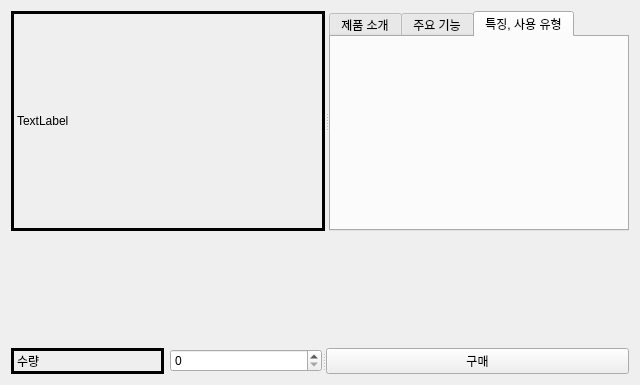
<?xml version="1.0" encoding="UTF-8"?>
<ui version="4.0">
 <class>UserProductWidget</class>
 <widget class="QWidget" name="UserProductWidget">
  <property name="geometry">
   <rect>
    <x>0</x>
    <y>0</y>
    <width>640</width>
    <height>385</height>
   </rect>
  </property>
  <property name="windowTitle">
   <string>Form</string>
  </property>
  <layout class="QGridLayout" name="gridLayout_2">
   <item row="0" column="0">
    <layout class="QGridLayout" name="gridLayout">
     <item row="0" column="0">
      <widget class="QSplitter" name="splitter_2">
       <property name="orientation">
        <enum>Qt::Orientation::Horizontal</enum>
       </property>
       <widget class="QLabel" name="label_2">
        <property name="minimumSize">
         <size>
          <width>220</width>
          <height>220</height>
         </size>
        </property>
        <property name="frameShape">
         <enum>QFrame::Shape::Box</enum>
        </property>
        <property name="lineWidth">
         <number>3</number>
        </property>
        <property name="text">
         <string>TextLabel</string>
        </property>
       </widget>
       <widget class="QTabWidget" name="tabWidget">
        <property name="minimumSize">
         <size>
          <width>300</width>
          <height>220</height>
         </size>
        </property>
        <property name="currentIndex">
         <number>2</number>
        </property>
        <widget class="QWidget" name="tab">
         <attribute name="title">
          <string>제품 소개</string>
         </attribute>
        </widget>
        <widget class="QWidget" name="tab_3">
         <attribute name="title">
          <string>주요 기능</string>
         </attribute>
        </widget>
        <widget class="QWidget" name="tab_2">
         <attribute name="title">
          <string>특징, 사용 유형</string>
         </attribute>
        </widget>
       </widget>
      </widget>
     </item>
     <item row="1" column="0">
      <spacer name="verticalSpacer">
       <property name="orientation">
        <enum>Qt::Orientation::Vertical</enum>
       </property>
       <property name="sizeHint" stdset="0">
        <size>
         <width>20</width>
         <height>18</height>
        </size>
       </property>
      </spacer>
     </item>
     <item row="2" column="0">
      <widget class="QSplitter" name="splitter">
       <property name="orientation">
        <enum>Qt::Orientation::Horizontal</enum>
       </property>
       <widget class="QWidget" name="layoutWidget">
        <layout class="QHBoxLayout" name="horizontalLayout">
         <item>
          <widget class="QLabel" name="label">
           <property name="frameShape">
            <enum>QFrame::Shape::Box</enum>
           </property>
           <property name="lineWidth">
            <number>3</number>
           </property>
           <property name="text">
            <string>수량</string>
           </property>
          </widget>
         </item>
         <item>
          <widget class="QSpinBox" name="spinBox"/>
         </item>
        </layout>
       </widget>
       <widget class="QPushButton" name="pushButton_2">
        <property name="text">
         <string>구매</string>
        </property>
       </widget>
      </widget>
     </item>
    </layout>
   </item>
  </layout>
 </widget>
 <resources/>
 <connections/>
</ui>
